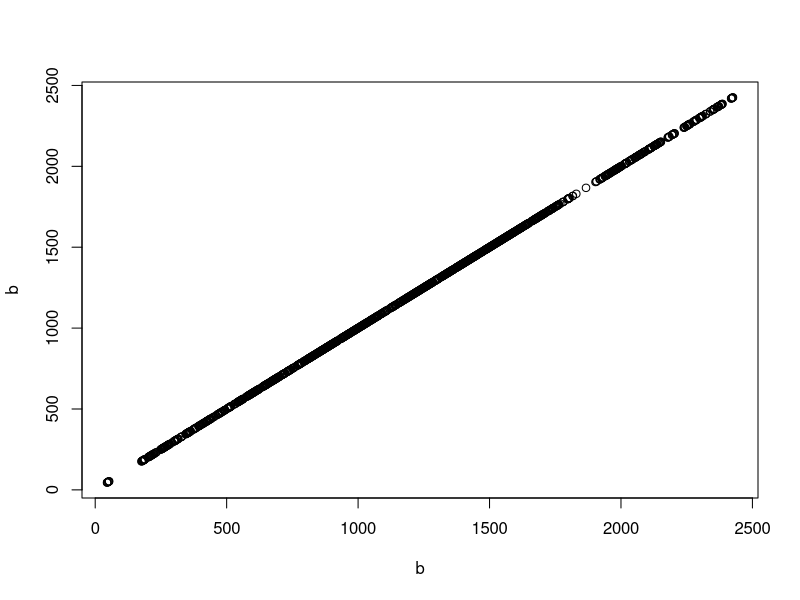

The R source for this figure:

# Naive function to detect repeats larger than size k on a string s. 
# Travels the list creating a named list of kmers and where they occur, and 
# another of the already found repeated ones.


s <- "TGTTTCCTCTAAGATATTGCAGTTCTGCTAAGTTATTCCATTTTAGCAAACTTCTTTTGCTTCTGCAAAGTTTTTACAATTTCTGCAACTTTTCAGCTTTTTCAGCTACTTTTTGCATACAGCTTCAGCTTTAAGCATCCACACTGCATTTTCGCAGGAAATGCAAATTTTTCTAGTTATTGTGTGGATGCTTTAAGCATCCACACTATTGAGTTCCTGTTTCTCTTTATTCTTTATTATTATTATTATTATTCTTAGGACTTCCGTACACTTTTCGCCGTAGAACTACTTCCACAATTTTCAGCCGATTTTCACCGTTCAAATTTTAAACTATTCAGCTATTTTTGCTCTTTCCGGCTATGACTTTTGCTATTTTTAACTATTATACTTTTTAAAATATTCCACTTTTTTCCTTTAATTTGTCCCATTGAAATGAATGGGAAACTTCTGCAATTCTGCTAAATTTTGCTTGTTTTTGAAACTTAACTACTTCCTCATATTTTCACCTAGAACAACCATTCAAATTTTAAAATGTTCACAAATTATTGGGCTATTCAGGTATGATTCAGCTTTTTCAAATCTTATACCGTTTTACTTTTATGCCTCTTAAAGTTTTGAGTTTCATTTTTTTGATTTTTCACAAAATACATGTGTTGTTATGGTTGCTATGCTCTTGGCTTCCAGTGTGCCACTGAAGGTTTTGCAATTTTCACTTCATGTCCGAACAACTTCCTGCTACTTGCTCAATTTTCACTCAACTTCCACAAATTATACATCAAAACGTAGGTATTTTTGCTGGCTTTCAGAAAATGTCACCATCATTGTTGTGGGATTTATAGAATTTTGGCAAATCTCCTCAGACTAACACAAGGTCAGAAAACTCTCCATATAAAGTGAATGGAGAGTTTGTTCAAAATCACCGCTGGATTTCTGTAATGAGAGGCATATTCGAATCGTCATATCTCCTTAACGAAGCAAAGTTAAGACATGAGGCTTGTCCCGGTATATCTTCAGACACTCCTGACGCTCACAATTCAAGAATTTCTTTCTCACCTATTACCGTTCTGAAATGAGTTGGACTTGTTTGAGGGTAGGAAATTTGTCCTTCGCTCAGATTTCTTCAGATTTCAAACTGTGGAAATGAACCACTTTTTTCTCTCGTCATAACTTTTTGTTGGATTTCCACAGAGACCTGAAAATTTCCATGATTGTTCACCAAAGCCTGCTGTCTCTTACGGTGAAAGAATGATATCGATACTCCAAATAGATTTAGAGTTAGAAAGCGTTGTTTGAGGGCAAGTCAAGGCAGTTTTTGCTTCGCTCTGCTCAGTTATGGTGCATTAGAAGTCAAATATCTTTAATAATTCATATTTTAATGATAAATTGTTAACACTGGAAGATTCCCCCATCTCTTCTGAACAAAACGGTGTAAGAATGACCGCTCTAGCCCCTACGGTTAGGAAATTATGGTCATTTGTTTGAGGGGAGTCCTCACTATGAGAAATAGGCTGCAATAATCCTGTGCCTCTCTGTGCTGCGTGTGTAAAAAGATGCACCTGTTTTGGCGGGAAAAAGTACACAGGCTCTCTGATTGGTGGATTCAAATTCAGCAGCTCCCAGGCTGACCTAGAAACTTACTTCTCTCTCCCTGTGCATTTTTTTGCTGATTTTTGTCATTTAACAAGTATATTTGAGGGAACCTCAGCATGTTCAGCATTTTTTCAACTGTCCATTTTGCTTTTCCAATTTTTCTGTTTAACTTATTACTATTGTGCTAAATCATACTATTTCTGCTATTTTATAAGATTTGTGCTTAATATACTATTTCTGCTTTTATAGGATTTGTGCTTAATATAGTATTTCTGCTTTTTATAGGATTTGTGCTTAATATAGTATTTCTGCTAAATTATAGTATTTCTGCCAAATTATAATATTTGTGCTAAAACATAGTCTTAATTTAAAATTACAATATTCATAGTTCATCACAGTGTCTCTGGTAAATCACAATATTTCTGCTCTGTTGTACTATTTTTCTAAATCATAGTGTTTCTGTAATGTTTAAGTATTTTTGGCTAAATATATTCTTTCTGTTATCTTATACTATTTCTCCTAAATTCTTGTATTTTTGAGAAGTTATCATGTTTCTGGTAAGTTACAATATTTCTGCTAAATTCTGCTATGCTATTGTATTTCTGCCAAGTATTATGTTTCCTCTAAGATATTGCAGTTCTGCTAAGTTATTACATTTTTGCTAACTTGATGTTCTTCTGCAAAGTTATTAAAATTTCAACAACTTTTTAAACACTGACTTTGATTTCTTCAGCTTCTTCAGCTATTTTCAACTATTTTCAGAAGACAGCTTCAGCTTTACAGTTTCCTCTAAGTGATTGCAGTTCTGCTAAGTTATTCCATTTTAGCAAAGTTCCTTTGCTTCTGCAAAGTTTTTACAATTTCTGCAACTTTTCAGCTTTTTCAGCTACTTTTTGCATACAGCTTCAGCTTTAAGCATCCACACTGCATTTTCGCAGGAAATGCAAATTTTTCTAGTTATT"
l <- nchar(s)
k <- 7

rep <- list()
uniq <- list()
for (i in seq(1,l-k+1,1)) {
  kmer <- substr(s,i,i+k-1)
  if (!(kmer %in% rep)) {
    if (!is.null(uniq[[kmer]])) {
      rep <- c(rep,kmer)
      uniq[[kmer]] <- NULL
    }
    else {
      uniq[[kmer]] <- i
    }
  } 
}

x <- seq(1,nchar(s))
b <- x[x %in% uniq]
plot(b,b)